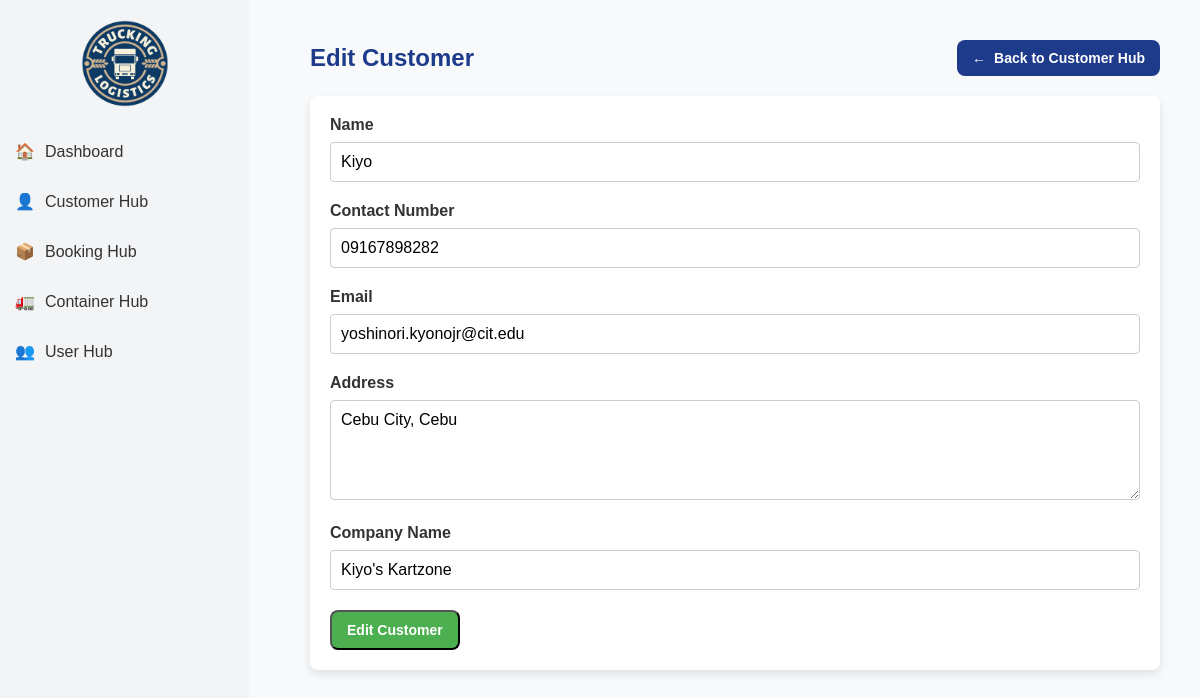
Screenshot of /customers/update/1/ with the database file from the repository.
### myapp/models.py (models this page shows)
class Customer(models.Model):
    customer_id = models.AutoField(primary_key=True)
    name = models.CharField(max_length=100)
    contact_number = models.CharField(max_length=15)
    email = models.EmailField(max_length=100)
    address = models.TextField()
    company_name = models.CharField(max_length=100)
    assigned_user = models.ForeignKey(
            settings.AUTH_USER_MODEL,
            on_delete=models.SET_NULL,
            null=True,
            blank=True,
            related_name='assigned_customers'
    )
    assigned_user = models.ForeignKey(
            settings.AUTH_USER_MODEL,
            on_delete=models.SET_NULL,
            null=True,
            blank=True,
            related_name='assigned_customers'
    )

### myapp/views.py (the view)
# urls.py: path('customers/update/<int:pk>/', views.customer_update, name='customer_update'),
def customer_update(request, pk):
    customer = get_object_or_404(Customer, pk=pk)
    if request.method == "POST":
        form = CustomerForm(request.POST, instance=customer)
        if form.is_valid():
            form.save()
            messages.success(request, "Customer updated successfully.")
            return redirect('customer_list')
        else:
            return render(request, 'customers/customer_form.html', {'form': form, 'errors': form.errors, 'customer': customer})
    else:
        form = CustomerForm(instance=customer)
    return render(request, 'customers/customer_form.html', {'form': form, 'customer': customer})

### myapp/forms.py (shortened to what this page needs)
class CustomerForm(forms.ModelForm):
    class Meta:
        model = Customer
        fields = '__all__'

### myapp/templates/customers/customer_form.html (shortened to what this page needs)
{% load static %}
<!DOCTYPE html>
<html lang="en">
<head>
</head>
<body>
{% include 'includes/sidebar.html' %}
<div class="content">
    <div class="header">
        <h2>{% if customer.pk %}Edit Customer{% else %}Add Customer{% endif %}</h2>
        <a href="{% url 'customer_list' %}" class="btn btn-back">
            <span>&larr;</span> Back to Customer Hub
        </a>
    </div>
    <div class="card">
        <form method="POST" action="{% if customer.pk %}{% url 'customer_update' customer.pk %}{% else %}{% url 'customer_create' %}{% endif %}">
            <div class="form-group">
                <label for="id_name">Name</label>
                {{ form.name }}
            </div>
            <div class="form-group">
                <label for="id_contact_number">Contact Number</label>
                {{ form.contact_number }}
            </div>
            <div class="form-group">
                <label for="id_email">Email</label>
                {{ form.email }}
            </div>
            <div class="form-group">
                <label for="id_address">Address</label>
                {{ form.address }}
            </div>
            <div class="form-group">
                <label for="id_company_name">Company Name</label>
                {{ form.company_name }}
            </div>
            <button type="submit" class="btn {% if customer.pk %}btn-submit-green{% else %}btn-submit-blue{% endif %}">
                {% if customer.pk %}Edit Customer{% else %}Add Customer{% endif %}
            </button>
        </form>
    </div>
</div>
</body>
</html>

### myapp/templates/customers/customer_form.html (style rules this page uses)
* { margin: 0; padding: 0; box-sizing: border-box; font-family: Arial, sans-serif; }
body { display: flex; min-height: 100vh; background-color: #f8f9fa; color: #333; }
.content { margin-left: 270px; width: calc(100% - 270px); padding: 40px; }
.header { display: flex; justify-content: space-between; align-items: center; margin-bottom: 20px; }
.header h2 { font-size: 24px; color: #1e3a8a; }
.btn { text-decoration: none; padding: 10px 15px; border-radius: 8px; font-size: 14px; font-weight: bold; color: #ffffff; display: inline-flex; align-items: center; gap: 8px; transition: background-color 0.3s ease, transform 0.2s; cursor: pointer; }
.btn-back { background-color: #1e3a8a; }
.btn-submit-green { background-color: #4caf50; }
.card { background-color: white; padding: 20px; border-radius: 8px; box-shadow: 0 4px 8px rgba(0, 0, 0, 0.1); }
.form-group { margin-bottom: 20px; }
.form-group label { display: block; font-weight: 600; margin-bottom: 8px; }
.form-group input, .form-group textarea { width: 100%; padding: 10px; font-size: 16px; border: 1px solid #ccc; border-radius: 4px; resize: none; }
.form-group textarea { width: 100%; padding: 10px; font-size: 16px; border: 1px solid #ccc; border-radius: 4px; resize: vertical; height: 100px; }

### rows the page displays
Customer: name "Kiyo", contact_number "09167898282", email "yoshinori.kyonojr@cit.edu", address "Cebu City, Cebu", company_name "Kiyo's Kartzone"
